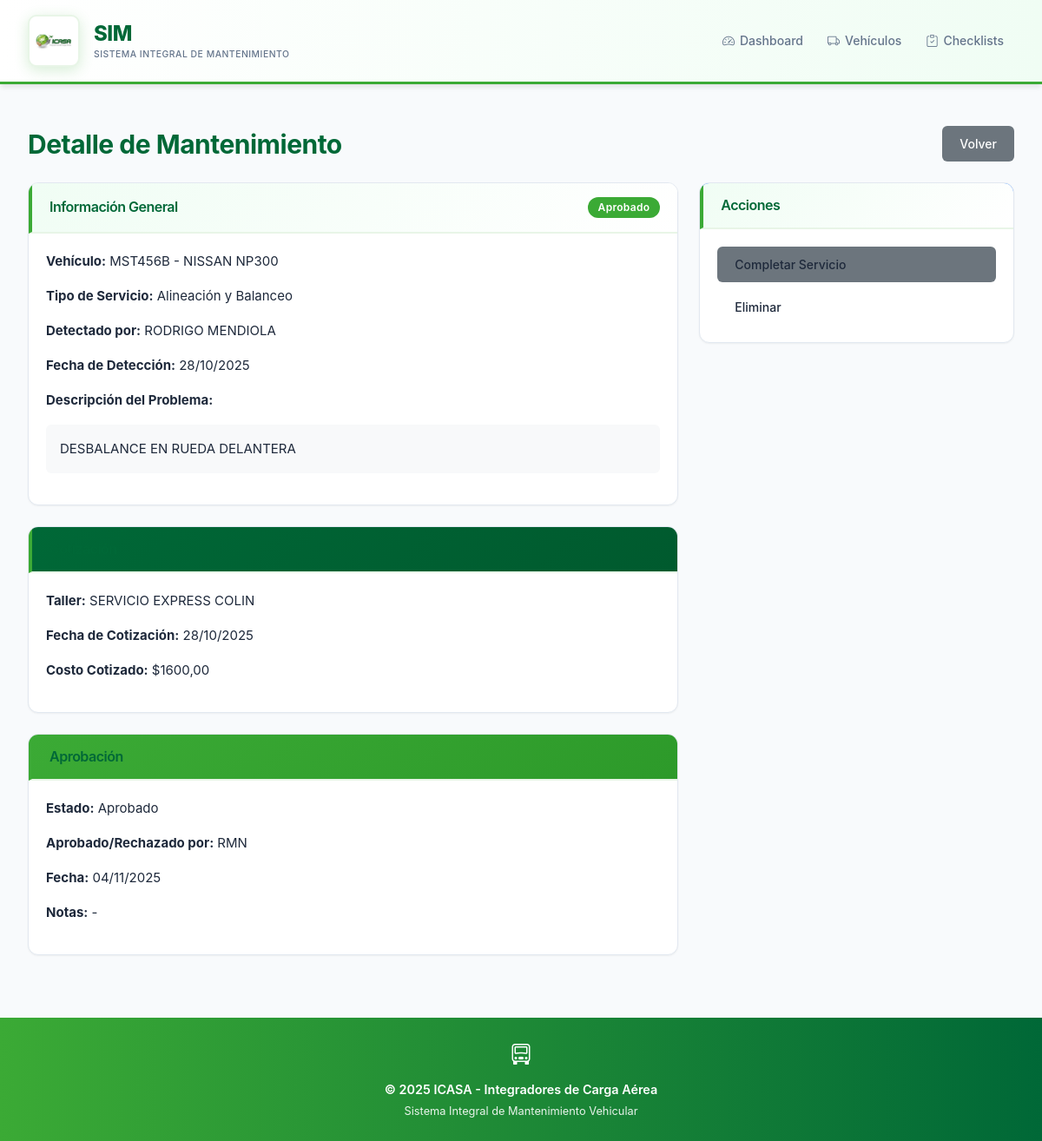
The app's page /maintenance/5/ with its own data.
### vehicles/models.py (models this page shows, shortened)
class Maintenance(models.Model):
    STATUS_CHOICES = [
        ('Detectado', 'Detectado'),
        ('Cotizado', 'Cotizado'),
        ('Aprobado', 'Aprobado'),
        ('Rechazado', 'Rechazado'),
        ('Completado', 'Completado'),
    ]
    vehicle = models.ForeignKey(Vehicle, on_delete=models.CASCADE, related_name='maintenances', verbose_name='Vehículo')
    maintenance_type = models.ForeignKey(MaintenanceType, on_delete=models.PROTECT, verbose_name='Tipo de Mantenimiento')
    workshop = models.ForeignKey(Workshop, on_delete=models.SET_NULL, null=True, blank=True, verbose_name='Taller')
    status = models.CharField(max_length=20, choices=STATUS_CHOICES, default='Detectado', verbose_name='Estado')
    detection_date = models.DateField(auto_now_add=True, verbose_name='Fecha de Detección')
    detected_by = models.CharField(max_length=200, default='Sistema', verbose_name='Detectado por')
    problem_description = models.TextField(default='', verbose_name='Descripción del Problema')
    quote_date = models.DateField(null=True, blank=True, verbose_name='Fecha de Cotización')
    estimated_cost = models.DecimalField(max_digits=8, decimal_places=2, null=True, blank=True, validators=[MinValueValidator(0)], verbose_name='Costo Cotizado')
    quote_file = models.FileField(upload_to='maintenance_quotes/', null=True, blank=True, verbose_name='Archivo de Cotización')
    approval_date = models.DateField(null=True, blank=True, verbose_name='Fecha de Aprobación')
    approved_by = models.CharField(max_length=200, blank=True, verbose_name='Aprobado por')
    approval_notes = models.TextField(blank=True, verbose_name='Notas de Aprobación')
    date = models.DateField(null=True, blank=True, verbose_name='Fecha de Realización')
    cost = models.DecimalField(max_digits=8, decimal_places=2, null=True, blank=True, validators=[MinValueValidator(0)], verbose_name='Costo Real')
    invoice_file = models.FileField(upload_to='maintenance_invoices/', null=True, blank=True, verbose_name='Factura')
    notes = models.TextField(blank=True, verbose_name='Notas')
    created_at = models.DateTimeField(auto_now_add=True, null=True, blank=True)
    updated_at = models.DateTimeField(auto_now=True, null=True, blank=True)
    class Meta:
        ordering = ['-created_at']
        verbose_name = 'Mantenimiento'
        verbose_name_plural = 'Mantenimientos'
        indexes = [models.Index(fields=['status']), models.Index(fields=['detection_date'])]

class Vehicle(models.Model):
    STATUS_CHOICES = [
        ('Active', 'Active'),
        ('Maintenance', 'Maintenance'),
        ('Out of service', 'Out of service')
    ]
    STATION_CHOICES = [
        ('Aguascalientes', 'Aguascalientes'),
        ('Baja California', 'Baja California'),
        ('Baja California Sur', 'Baja California Sur'),
        ('Campeche', 'Campeche'),
        ('Chiapas', 'Chiapas'),
        ('Chihuahua', 'Chihuahua'),
        ('Ciudad de México', 'Ciudad de México'),
        ('Coahuila', 'Coahuila'),
        ('Colima', 'Colima'),
        ('Durango', 'Durango'),
        ('Estado de México', 'Estado de México'),
        ('Guanajuato', 'Guanajuato'),
        ('Guerrero', 'Guerrero'),
        ('Hidalgo', 'Hidalgo'),
        ('Jalisco', 'Jalisco'),
        ('Michoacán', 'Michoacán'),
        ('Morelos', 'Morelos'),
        ('Nayarit', 'Nayarit'),
        ('Nuevo León', 'Nuevo León'),
        ('Oaxaca', 'Oaxaca'),
        ('Puebla', 'Puebla'),
        ('Querétaro', 'Querétaro'),
        ('Quintana Roo', 'Quintana Roo'),
        ('San Luis Potosí', 'San Luis Potosí'),
        ('Sinaloa', 'Sinaloa'),
        ('Sonora', 'Sonora'),
        ('Tabasco', 'Tabasco'),
        ('Tamaulipas', 'Tamaulipas'),
        ('Tlaxcala', 'Tlaxcala'),
        ('Veracruz', 'Veracruz'),
        ('Yucatán', 'Yucatán'),
        ('Zacatecas', 'Zacatecas'),
    ]
    plate = models.CharField(max_length=10, unique=True, verbose_name='Placa')
    brand = models.CharField(max_length=50, verbose_name='Marca')
    model = models.CharField(max_length=50, verbose_name='Modelo')
    year = models.IntegerField(
        validators=[MinValueValidator(1900), MaxValueValidator(datetime.now().year + 1)],
        verbose_name='Año'
    )
    status = models.CharField(max_length=20, choices=STATUS_CHOICES, default='Active', verbose_name='Estado')
    station = models.CharField(max_length=100, choices=STATION_CHOICES, blank=True, null=True, verbose_name='Estación')
    photo = models.ImageField(upload_to='vehicles/', null=True, blank=True, verbose_name='Foto')
    created_at = models.DateTimeField(auto_now_add=True, null=True, blank=True)
    updated_at = models.DateTimeField(auto_now=True, null=True, blank=True)
    class Meta:
        ordering = ['-created_at']
        verbose_name = 'Vehículo'
        verbose_name_plural = 'Vehículos'
        indexes = [models.Index(fields=['plate'])]

class MaintenanceType(models.Model):
    name = models.CharField(max_length=100, unique=True, verbose_name='Nombre')
    description = models.TextField(blank=True, verbose_name='Descripción')
    estimated_cost = models.DecimalField(max_digits=8, decimal_places=2, null=True, blank=True, verbose_name='Costo Estimado')
    class Meta:
        ordering = ['name']
        verbose_name = 'Tipo de Mantenimiento'
        verbose_name_plural = 'Tipos de Mantenimiento'

class Workshop(models.Model):
    name = models.CharField(max_length=200, verbose_name='Nombre del Taller')
    phone = models.CharField(max_length=20, verbose_name='Teléfono')
    address = models.TextField(verbose_name='Dirección')
    created_at = models.DateTimeField(auto_now_add=True)
    class Meta:
        ordering = ['name']
        verbose_name = 'Taller'
        verbose_name_plural = 'Talleres'

### vehicles/views_maintenance_phases.py (the view)
# urls.py: path('maintenance/<int:pk>/', MaintenanceDetailView.as_view(), name='maintenance_detail'),
class MaintenanceDetailView(DetailView):
    model = Maintenance
    template_name = 'vehicles/maintenance_detail.html'
    context_object_name = 'maintenance'

### vehicles/templates/vehicles/maintenance_detail.html (shortened to what this page needs)
{% extends 'vehicles/base.html' %}
{% block content %}
<div class="d-flex justify-content-between align-items-center mb-4">
    <h1>Detalle de Mantenimiento</h1>
    <a href="{% url 'maintenance_list' %}" class="btn btn-secondary">Volver</a>
</div>
<div class="row">
    <div class="col-md-8">
        <div class="card mb-4">
            <div class="card-header d-flex justify-content-between align-items-center">
                <h5>Información General</h5>
                <span class="badge
                    {% if maintenance.status == 'Detectado' %}bg-warning
                    {% elif maintenance.status == 'Cotizado' %}bg-info
                    {% elif maintenance.status == 'Aprobado' %}bg-success
                    {% elif maintenance.status == 'Rechazado' %}bg-danger
                    {% elif maintenance.status == 'Completado' %}bg-secondary
                    {% endif %}">
                    {{ maintenance.status }}
                </span>
            </div>
            <div class="card-body">
                <p><strong>Vehículo:</strong> {{ maintenance.vehicle.plate }} - {{ maintenance.vehicle.brand }} {{ maintenance.vehicle.model }}</p>
                <p><strong>Tipo de Servicio:</strong> {{ maintenance.maintenance_type.name }}</p>
                <p><strong>Detectado por:</strong> {{ maintenance.detected_by }}</p>
                <p><strong>Fecha de Detección:</strong> {{ maintenance.detection_date|date:"d/m/Y" }}</p>
                <p><strong>Descripción del Problema:</strong></p>
                <p class="bg-light p-3 rounded">{{ maintenance.problem_description }}</p>
            </div>
        </div>
        {% if maintenance.status != 'Detectado' %}
        <div class="card mb-4">
            <div class="card-header bg-info text-white">
                <h5>Cotización</h5>
            </div>
            <div class="card-body">
                <p><strong>Taller:</strong> {{ maintenance.workshop.name|default:"-" }}</p>
                <p><strong>Fecha de Cotización:</strong> {{ maintenance.quote_date|date:"d/m/Y"|default:"-" }}</p>
                <p><strong>Costo Cotizado:</strong> ${{ maintenance.estimated_cost|default:"0" }}</p>
            </div>
        </div>
        {% endif %}
        {% if maintenance.status == 'Aprobado' or maintenance.status == 'Rechazado' or maintenance.status == 'Completado' %}
        <div class="card mb-4">
            <div class="card-header {% if maintenance.status == 'Aprobado' or maintenance.status == 'Completado' %}bg-success{% else %}bg-danger{% endif %} text-white">
                <h5>Aprobación</h5>
            </div>
            <div class="card-body">
                <p><strong>Estado:</strong> {{ maintenance.status }}</p>
                <p><strong>Aprobado/Rechazado por:</strong> {{ maintenance.approved_by }}</p>
                <p><strong>Fecha:</strong> {{ maintenance.approval_date|date:"d/m/Y" }}</p>
                <p><strong>Notas:</strong> {{ maintenance.approval_notes|default:"-" }}</p>
            </div>
        </div>
        {% endif %}
    </div>
    <div class="col-md-4">
        <div class="card">
            <div class="card-header bg-primary text-white">
                <h5>Acciones</h5>
            </div>
            <div class="card-body">
                {% if maintenance.status == 'Detectado' %}
                <a href="{% url 'maintenance_quote' maintenance.pk %}" class="btn btn-info w-100 mb-2">Agregar Cotización</a>
                {% elif maintenance.status == 'Cotizado' %}
                <a href="{% url 'maintenance_approve' maintenance.pk %}" class="btn btn-success w-100 mb-2">Aprobar</a>
                <a href="{% url 'maintenance_reject' maintenance.pk %}" class="btn btn-danger w-100 mb-2">Rechazar</a>
                {% elif maintenance.status == 'Aprobado' %}
                <a href="{% url 'maintenance_complete' maintenance.pk %}" class="btn btn-secondary w-100 mb-2">Completar Servicio</a>
                {% endif %}
                <a href="{% url 'maintenance_delete' maintenance.pk %}" class="btn btn-outline-danger w-100">Eliminar</a>
            </div>
        </div>
    </div>
</div>
{% endblock %}

### static/css/main.css (style rules this page uses)
:root { --primary-color: #3BAA35; --secondary-color: #006837; --accent-color: #3BAA35; --accent-dark: #006837; --accent-muted: #e8f5e7; --metallic-gray: #A7A9AC; --nav-bg: #ffffff; --success-color: #3BAA35; --warning-color: #f59e0b; --danger-color: #dc2626; --info-color: #006837; --light-bg: #f8fafc; --card-bg: #ffffff; --border-color: #e2e8f0; --text-primary: #1e293b; --text-secondary: #64748b; --text-muted: #94a3b8; --shadow-sm: 0 1px 2px 0 rgba(0, 0, 0, 0.05); --shadow-md: 0 4px 6px -1px rgba(0, 0, 0, 0.1); --shadow-lg: 0 10px 15px -3px rgba(0, 0, 0, 0.1); --shadow-xl: 0 20px 25px -5px rgba(0, 0, 0, 0.1); --radius-sm: 6px; --radius-md: 10px; --radius-lg: 12px; --spacing-xs: 0.5rem; --spacing-sm: 0.75rem; --spacing-md: 1rem; --spacing-lg: 1.5rem; --spacing-xl: 2rem; }
* { margin: 0; padding: 0; box-sizing: border-box; }
body { font-family: 'Inter', -apple-system, BlinkMacSystemFont, 'Segoe UI', Roboto, sans-serif; background-color: var(--light-bg); color: var(--text-primary); line-height: 1.6; font-size: 15px; -webkit-font-smoothing: antialiased; -moz-osx-font-smoothing: grayscale; }
.card { border: 1px solid var(--border-color); border-radius: var(--radius-lg); box-shadow: var(--shadow-sm); transition: all 0.2s ease; background: var(--card-bg); overflow: hidden; }
.card-header { background: linear-gradient(135deg, #f0fdf4 0%, #ffffff 100%); border-bottom: 2px solid var(--accent-muted); border-left: 4px solid var(--primary-color); font-weight: 600; font-size: 0.95rem; padding: 1rem 1.25rem; color: var(--text-primary); }
.card-body { padding: 1.25rem; color: var(--text-primary) !important; }
.card-body * { color: var(--text-primary) !important; }
.card-body .table tbody td, .card-body .table tbody th, .card-body p, .card-body a, .card-body strong { color: var(--text-primary) !important; }
.btn { font-weight: 500; font-size: 0.875rem; padding: 0.625rem 1.25rem; border-radius: var(--radius-sm); transition: all 0.2s ease; border: none; display: inline-flex; align-items: center; gap: 0.5rem; cursor: pointer; }
.badge { padding: 0.375rem 0.75rem; font-weight: 600; font-size: 0.75rem; border-radius: 9999px; letter-spacing: 0.3px; display: inline-flex; align-items: center; gap: 0.25rem; }
.badge.bg-success { background-color: var(--primary-color) !important; }
h1, h2, h3, h4, h5 { font-family: 'Inter', sans-serif; font-weight: 700; color: var(--secondary-color); letter-spacing: -0.5px; margin-bottom: 0; }
h1 { font-size: 1.875rem; }
h5 { font-size: 1rem; font-weight: 600; }
.card-header.bg-success { background: linear-gradient(135deg, var(--primary-color), #2d9a2a) !important; color: white !important; }
.card-header.bg-info { background: linear-gradient(135deg, var(--secondary-color), #005a2e) !important; color: white !important; }

### records on screen
Maintenance: status "Aprobado", vehicle.plate "MST456B", vehicle.brand "NISSAN", vehicle.model "NP300", maintenance_type.name "Alineación y Balanceo", detected_by "RODRIGO MENDIOLA", detection_date "28/10/2025", problem_description "DESBALANCE EN RUEDA DELANTERA", workshop.name "SERVICIO EXPRESS COLIN", quote_date "28/10/2025", estimated_cost "1600,00", approved_by "RMN", approval_date "04/11/2025", approval_notes "-"
